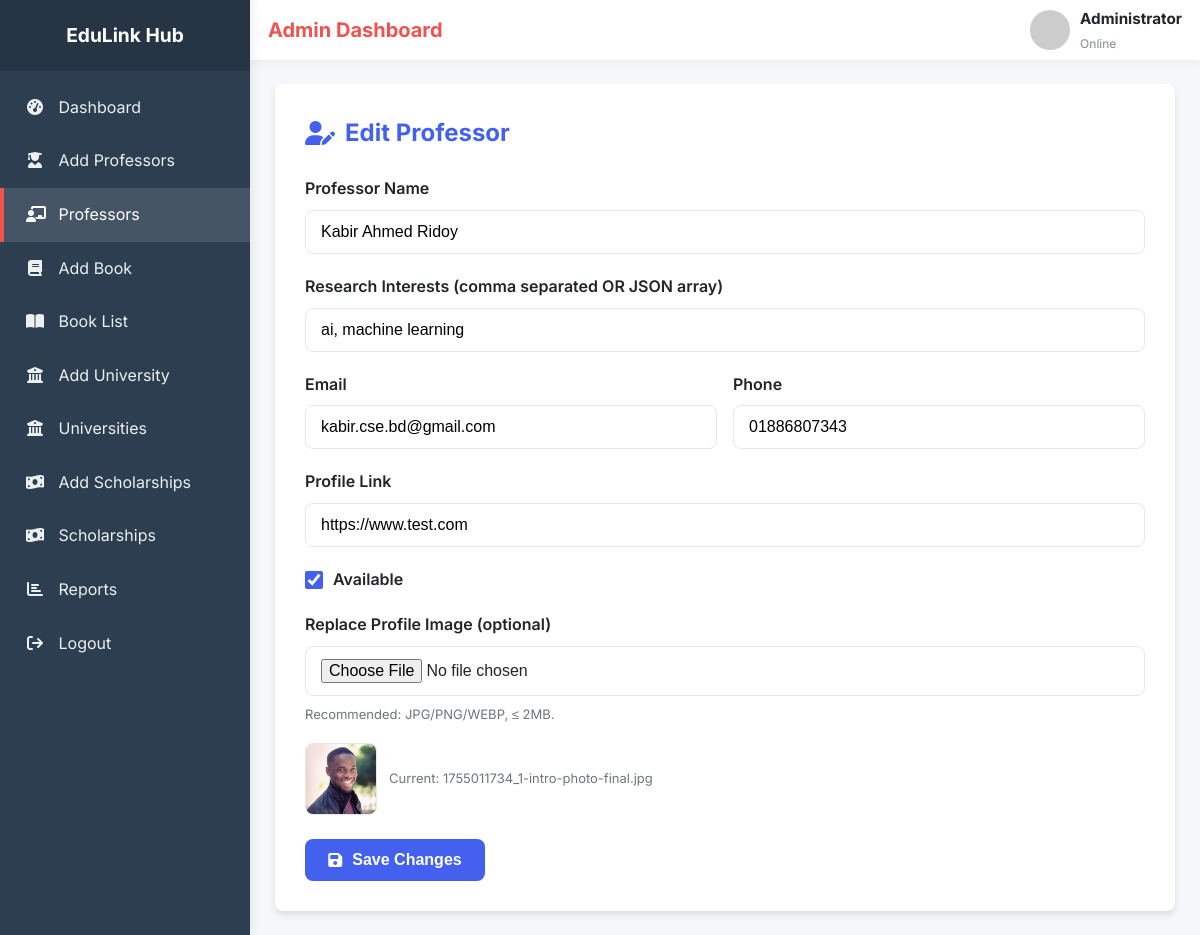
The page /admin/edit-professor.php?id=6 on the database its author committed.
### tables this page shows
CREATE TABLE `professors` (
  `id` int(11) NOT NULL,
  `name` varchar(255) NOT NULL,
  `image` varchar(255) DEFAULT NULL,
  `researchInterests` longtext NOT NULL CHECK (json_valid(`researchInterests`)),
  `contact_email` varchar(255) NOT NULL,
  `contact_phone` varchar(20) DEFAULT NULL,
  `availability` enum('available','not available') DEFAULT 'available',
  `profileLink` varchar(255) DEFAULT NULL,
  `createdAt` timestamp NOT NULL DEFAULT current_timestamp(),
  `updatedAt` timestamp NOT NULL DEFAULT current_timestamp() ON UPDATE current_timestamp()
);

### admin/edit-professor.php (the view, shortened to what this page needs)
<?php
require '../config/database.php';
$id = isset($_GET['id']) ? (int)$_GET['id'] : 0;
$prof = null;
if ($stmt = mysqli_prepare($conn, "SELECT id, name, image, researchInterests, contact_email, contact_phone, availability, profileLink FROM professors WHERE id = ?")) {
    mysqli_stmt_bind_param($stmt, 'i', $id);
    mysqli_stmt_execute($stmt);
    $res = mysqli_stmt_get_result($stmt);
    $prof = $res ? mysqli_fetch_assoc($res) : null;
}
$old = $_SESSION['edit-professor-data'] ?? [];
function old_or($key, $fallback)
{
    global $old;
    return isset($old[$key]) ? $old[$key] : $fallback;
}
$riCsvFromDb = '';
if (!empty($prof['researchInterests'])) {
    $decoded = json_decode($prof['researchInterests'], true);
    if (is_array($decoded)) {
        $clean = array_values(array_filter(array_map(fn($s) => is_string($s) ? trim($s) : '', $decoded), fn($v) => $v !== ''));
        $riCsvFromDb = implode(', ', $clean);
    } else {
        $riCsvFromDb = $prof['researchInterests'];
    }
}
$imgFile = trim((string)$prof['image']);
$imgUrl  = $imgFile !== '' ? "../uploads/" . rawurlencode($imgFile) : '';
?>
<!DOCTYPE html>
<html lang="en">
<head>
    <link href="https://cdnjs.cloudflare.com/ajax/libs/font-awesome/6.5.2/css/all.min.css" rel="stylesheet">
    <link rel="stylesheet" href="styles/add-professor.css">
    <link rel="stylesheet" href="styles/style.css">
</head>
<body>
    <?php include __DIR__ . '/common/sidebar.php'; ?>
    <main class="main-content">
        <?php include __DIR__ . '/common/navbar.php'; ?>
        <div class="content">
            <h1 class="page-title"><i class="fa-solid fa-user-pen"></i> Edit Professor</h1>
            <form class="professor-form" action="logic/edit-professor-logic.php" method="post" enctype="multipart/form-data">
                <div class="form-group">
                    <label for="name">Professor Name</label>
                    <input
                        type="text"
                        id="name"
                        name="name"
                        placeholder="Enter professor's name"
                        required
                        value="<?= htmlspecialchars(old_or('name', $prof['name'])) ?>">
                </div>
                <div class="form-group">
                    <label for="researchInterests">Research Interests (comma separated OR JSON array)</label>
                    <input
                        type="text"
                        id="researchInterests"
                        name="researchInterests"
                        placeholder='e.g. Artificial Intelligence, Machine Learning  OR  ["Artificial Intelligence","Machine Learning"]'
                        value="<?= htmlspecialchars(old_or('researchInterests', $riCsvFromDb)) ?>">
                </div>
                <div class="form-row">
                    <div class="form-group">
                        <label for="contact_email">Email</label>
                        <input
                            type="email"
                            id="contact_email"
                            name="contact_email"
                            placeholder="Enter email address"
                            required
                            value="<?= htmlspecialchars(old_or('contact_email', $prof['contact_email'])) ?>">
                    </div>
                    <div class="form-group">
                        <label for="contact_phone">Phone</label>
                        <input
                            type="text"
                            id="contact_phone"
                            name="contact_phone"
                            placeholder="Enter phone number"
                            value="<?= htmlspecialchars(old_or('contact_phone', $prof['contact_phone'])) ?>">
                    </div>
                </div>
                <div class="form-group">
                    <label for="profileLink">Profile Link</label>
                    <input
                        type="url"
                        id="profileLink"
                        name="profileLink"
                        placeholder="Enter profile URL"
                        value="<?= htmlspecialchars(old_or('profileLink', $prof['profileLink'])) ?>">
                </div>
                <div class="form-group checkbox-group">
                    <?php
                    $dbAvail = strtolower(trim((string)$prof['availability'])) === 'available';
                    $oldAvail = isset($old['availability']) ? (strtolower($old['availability']) === 'available' || $old['availability'] === 'on') : null;
                    $checked = is_null($oldAvail) ? $dbAvail : $oldAvail;
                    ?>
                    <input type="checkbox" id="availability" name="availability" <?= $checked ? 'checked' : '' ?>>
                    <label for="availability">Available</label>
                </div>
                <div class="form-group">
                    <label for="image">Replace Profile Image (optional)</label>
                    <input type="file" id="image" name="image" accept="image/*">
                    <span class="hint">Recommended: JPG/PNG/WEBP, ≤ 2MB.</span>
                    <?php if ($imgUrl): ?>
                        <div style="margin-top:10px; display:flex; align-items:center; gap:12px;">
                            <img src="<?= htmlspecialchars($imgUrl) ?>" alt="Current Image" style="width:72px; height:72px; object-fit:cover; border-radius:8px; border:1px solid #e5e7eb;">
                            <span class="hint">Current: <?= htmlspecialchars($imgFile) ?></span>
                        </div>
                    <?php endif; ?>
                </div>
                <button type="submit" name="submit" class="submit-btn">
                    <i class="fa-solid fa-floppy-disk"></i> Save Changes
                </button>
            </form>
        </div>
    </main>
</body>
</html>

### admin/styles/add-professor.css (style rules this page uses)
:root { --primary-color: #4361ee; --secondary-color: #3f37c9; --accent-color: #4895ef; --light-color: #f8f9fa; --dark-color: #212529; --success-color: #4cc9f0; --warning-color: #f72585; --gray-color: #adb5bd; --border-radius: 8px; --box-shadow: 0 4px 6px rgba(0, 0, 0, 0.1); --transition: all 0.3s ease; }
* { margin: 0; padding: 0; box-sizing: border-box; }
body { font-family: "Inter", sans-serif; background-color: #f5f7fa; color: var(--dark-color); line-height: 1.6; display: flex; min-height: 100vh; }
.main-content { flex: 1; margin-left: 250px; min-height: 100vh; }
.content { background-color: #fff; border-radius: var(--border-radius); padding: 30px; box-shadow: var(--box-shadow); max-width: 900px; margin: 24px auto; }
.page-title { font-size: 24px; margin-bottom: 24px; color: var(--primary-color); display: flex; align-items: center; gap: 10px; font-weight: 700; }
.professor-form { display: flex; flex-direction: column; gap: 20px; }
.form-row { display: grid; grid-template-columns: 1fr 1fr; gap: 16px; }
.form-group { display: flex; flex-direction: column; gap: 8px; }
.form-group label { font-weight: 600; color: var(--dark-color); }
.form-group input[type="text"], .form-group input[type="email"], .form-group input[type="url"], .form-group input[type="file"] { padding: 12px 15px; border: 1px solid #e5e7eb; border-radius: var(--border-radius); font-size: 16px; transition: var(--transition); background: #fff; }
.form-group input::placeholder { color: var(--gray-color); }
.checkbox-group { display: flex; flex-direction: row; align-items: center; gap: 10px; }
.checkbox-group input[type="checkbox"] { width: 18px; height: 18px; accent-color: var(--primary-color); }
.hint { font-size: 13px; color: #6c757d; }
.submit-btn { background-color: var(--primary-color); color: white; border: none; padding: 12px 20px; border-radius: var(--border-radius); font-size: 16px; font-weight: 600; cursor: pointer; transition: var(--transition); display: inline-flex; align-items: center; justify-content: center; gap: 10px; margin-top: 4px; width: 180px; }

### admin/styles/style.css (style rules this page uses)
:root { --primary-color: #4361ee; --secondary-color: #3f37c9; --accent-color: #4895ef; --light-color: #f8f9fa; --dark-color: #212529; --success-color: #22c55e; --warning-color: #f72585; --gray-200: #e5e7eb; --radius: 12px; --shadow: 0 8px 20px rgba(2, 6, 23, 0.1); }

### rows shown on the page
professors: name "Kabir Ahmed Ridoy", researchInterests "ai, machine learning", contact_email "kabir.cse.bd@gmail.com", contact_phone "01886807343", profileLink "https://www.test.com", availability "☑", image (picture), image "1755011734_1-intro-photo-final.jpg"

### other values the page prints
$label "Dashboard Add Professors Professors Add Book Book List Add University Universities Add Scholarships Scholarships Reports Logout"
$admin_name "Administrator"
